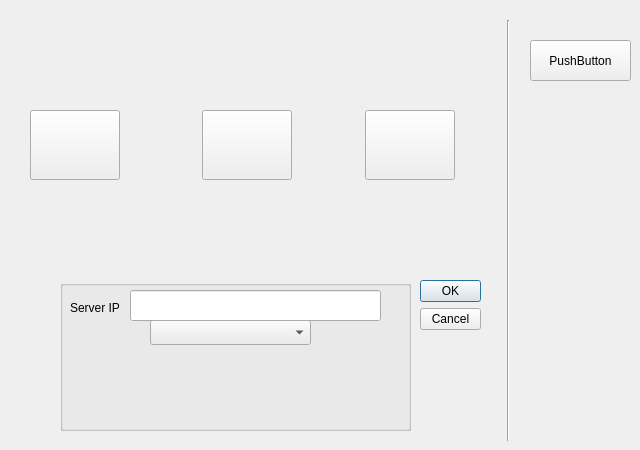
<?xml version="1.0" encoding="UTF-8"?>
<ui version="4.0">
 <class>OptionForm</class>
 <widget class="QWidget" name="OptionForm">
  <property name="geometry">
   <rect>
    <x>0</x>
    <y>0</y>
    <width>640</width>
    <height>450</height>
   </rect>
  </property>
  <property name="sizePolicy">
   <sizepolicy hsizetype="Fixed" vsizetype="Fixed">
    <horstretch>0</horstretch>
    <verstretch>0</verstretch>
   </sizepolicy>
  </property>
  <property name="windowTitle">
   <string>Form</string>
  </property>
  <property name="autoFillBackground">
   <bool>false</bool>
  </property>
  <property name="styleSheet">
   <string notr="true"/>
  </property>
  <widget class="QWidget" name="horizontalLayoutWidget">
   <property name="geometry">
    <rect>
     <x>10</x>
     <y>10</y>
     <width>481</width>
     <height>261</height>
    </rect>
   </property>
   <layout class="QHBoxLayout" name="horizontalLayout">
    <item>
     <widget class="MGAWidgetExtension" name="firstWidget" native="true">
      <property name="mouseTracking">
       <bool>true</bool>
      </property>
      <widget class="QPushButton" name="firstButton">
       <property name="geometry">
        <rect>
         <x>20</x>
         <y>100</y>
         <width>90</width>
         <height>70</height>
        </rect>
       </property>
       <property name="mouseTracking">
        <bool>true</bool>
       </property>
       <property name="styleSheet">
        <string notr="true"/>
       </property>
       <property name="text">
        <string/>
       </property>
      </widget>
     </widget>
    </item>
    <item>
     <widget class="MGAWidgetExtension" name="secondWidget" native="true">
      <property name="mouseTracking">
       <bool>true</bool>
      </property>
      <widget class="QPushButton" name="secondButton">
       <property name="geometry">
        <rect>
         <x>30</x>
         <y>100</y>
         <width>90</width>
         <height>70</height>
        </rect>
       </property>
       <property name="text">
        <string/>
       </property>
      </widget>
     </widget>
    </item>
    <item>
     <widget class="MGAWidgetExtension" name="thirdWidget" native="true">
      <property name="mouseTracking">
       <bool>true</bool>
      </property>
      <widget class="QPushButton" name="thirdButton">
       <property name="geometry">
        <rect>
         <x>30</x>
         <y>100</y>
         <width>90</width>
         <height>70</height>
        </rect>
       </property>
       <property name="text">
        <string/>
       </property>
      </widget>
     </widget>
    </item>
   </layout>
  </widget>
  <widget class="QWidget" name="horizontalLayoutWidget_2">
   <property name="geometry">
    <rect>
     <x>10</x>
     <y>270</y>
     <width>481</width>
     <height>181</height>
    </rect>
   </property>
   <layout class="QHBoxLayout" name="horizontalLayout_2">
    <item>
     <widget class="QWidget" name="widget" native="true">
      <property name="styleSheet">
       <string notr="true"/>
      </property>
      <widget class="QGroupBox" name="StylegroupBox">
       <property name="geometry">
        <rect>
         <x>50</x>
         <y>10</y>
         <width>351</width>
         <height>151</height>
        </rect>
       </property>
       <property name="styleSheet">
        <string notr="true"/>
       </property>
       <property name="title">
        <string/>
       </property>
       <widget class="QComboBox" name="styleComboBox">
        <property name="geometry">
         <rect>
          <x>90</x>
          <y>40</y>
          <width>161</width>
          <height>25</height>
         </rect>
        </property>
        <property name="styleSheet">
         <string notr="true"/>
        </property>
       </widget>
      </widget>
      <widget class="QDialogButtonBox" name="changingButtonBox">
       <property name="geometry">
        <rect>
         <x>410</x>
         <y>10</y>
         <width>61</width>
         <height>51</height>
        </rect>
       </property>
       <property name="styleSheet">
        <string notr="true">font: 57 italic 9pt &quot;Ubuntu&quot;;</string>
       </property>
       <property name="orientation">
        <enum>Qt::Vertical</enum>
       </property>
       <property name="standardButtons">
        <set>QDialogButtonBox::Cancel|QDialogButtonBox::Ok</set>
       </property>
      </widget>
      <widget class="QGroupBox" name="ServerConfiggroupBox">
       <property name="geometry">
        <rect>
         <x>50</x>
         <y>10</y>
         <width>351</width>
         <height>151</height>
        </rect>
       </property>
       <property name="styleSheet">
        <string notr="true"/>
       </property>
       <property name="title">
        <string/>
       </property>
       <widget class="QLabel" name="IPLabel">
        <property name="geometry">
         <rect>
          <x>10</x>
          <y>20</y>
          <width>61</width>
          <height>16</height>
         </rect>
        </property>
        <property name="text">
         <string>Server IP</string>
        </property>
       </widget>
       <widget class="QLineEdit" name="lineEdit">
        <property name="geometry">
         <rect>
          <x>70</x>
          <y>10</y>
          <width>251</width>
          <height>31</height>
         </rect>
        </property>
        <property name="clearButtonEnabled">
         <bool>true</bool>
        </property>
       </widget>
      </widget>
     </widget>
    </item>
   </layout>
  </widget>
  <widget class="QPushButton" name="pushButton">
   <property name="geometry">
    <rect>
     <x>530</x>
     <y>40</y>
     <width>101</width>
     <height>41</height>
    </rect>
   </property>
   <property name="text">
    <string>PushButton</string>
   </property>
  </widget>
  <widget class="Line" name="line">
   <property name="geometry">
    <rect>
     <x>500</x>
     <y>20</y>
     <width>16</width>
     <height>421</height>
    </rect>
   </property>
   <property name="orientation">
    <enum>Qt::Vertical</enum>
   </property>
  </widget>
 </widget>
 <customwidgets>
  <customwidget>
   <class>MGAWidgetExtension</class>
   <extends>QWidget</extends>
   <header>mgawidgetextension.h</header>
   <container>1</container>
  </customwidget>
 </customwidgets>
 <resources/>
 <connections/>
</ui>
